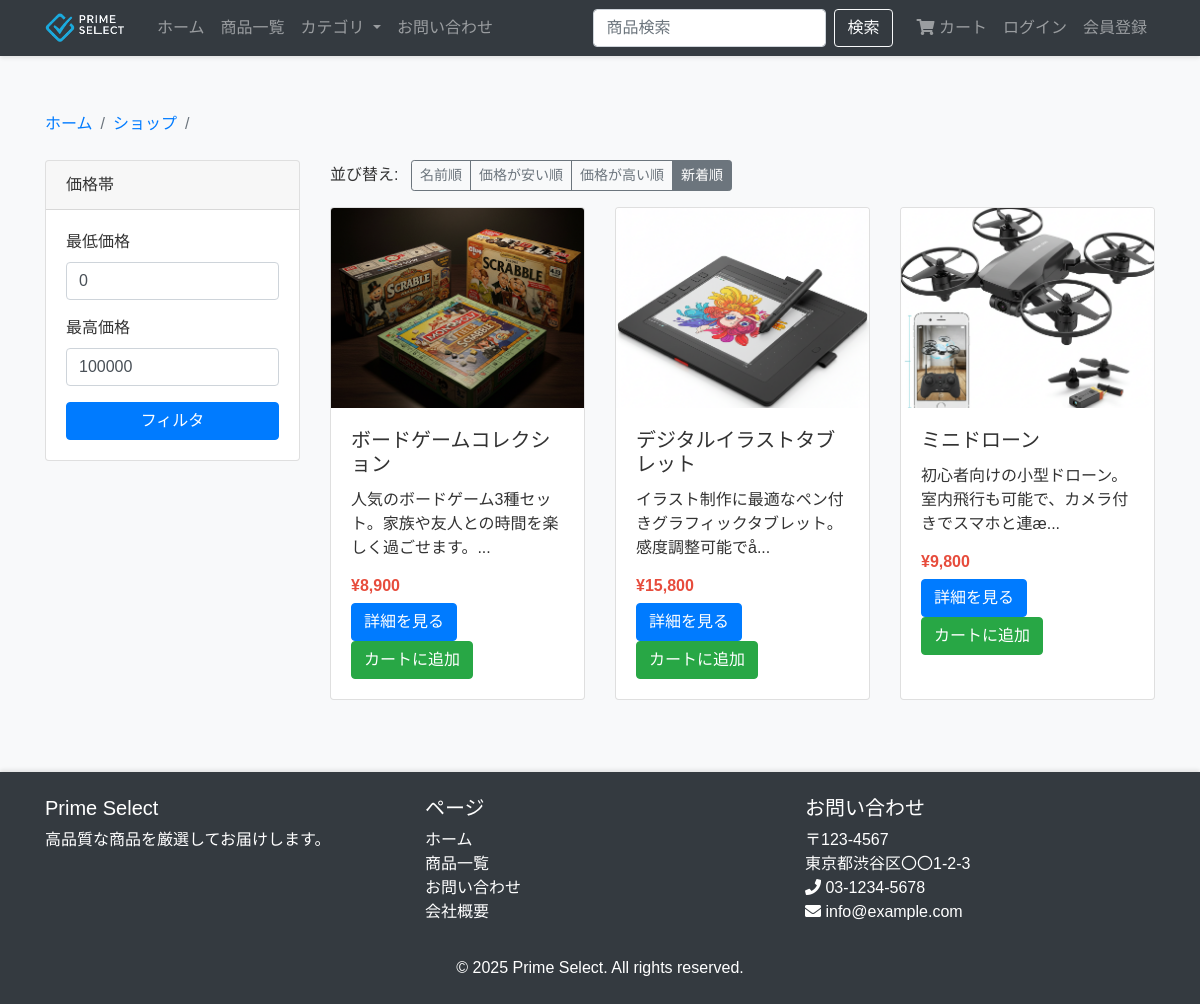
Before: /category.php?id=8 with the older database file.
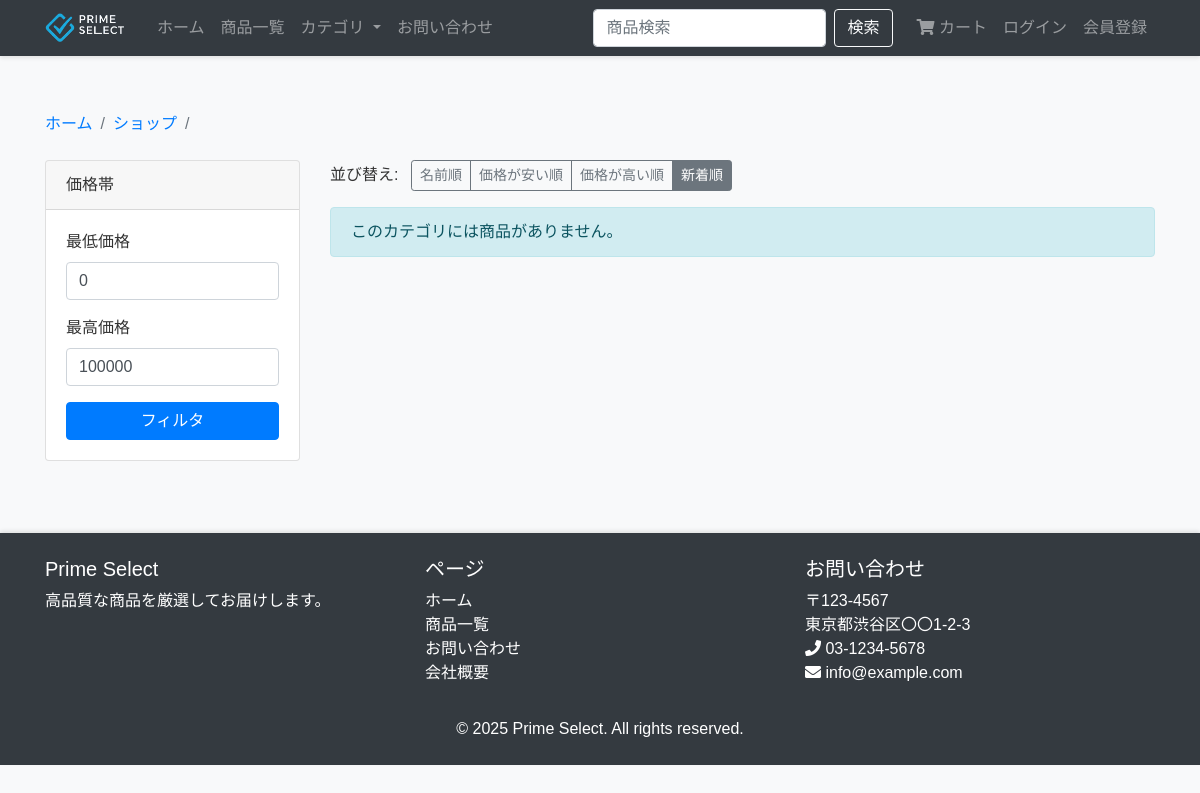
After: the same page with the newer database file.
### tables this page shows
CREATE TABLE `products` (
  `id` int(11) NOT NULL AUTO_INCREMENT,
  `name` varchar(255) NOT NULL,
  `description` text DEFAULT NULL,
  `price` decimal(10,2) NOT NULL,
  `category_id` int(11) DEFAULT NULL,
  `image` varchar(255) DEFAULT NULL,
  `stock` int(11) DEFAULT 0,
  `created` datetime DEFAULT current_timestamp(),
  `is_preorder` tinyint(1) DEFAULT 0 COMMENT '受注生産フラグ（0: 通常販売, 1: 受注生産）',
  `preorder_period` varchar(100) DEFAULT NULL COMMENT '受注生産期間',
  `min_stock` int(11) DEFAULT 0 COMMENT '最小在庫数',
  `max_stock` int(11) DEFAULT 0 COMMENT '最大在庫数',
  PRIMARY KEY (`id`),
  KEY `category_id` (`category_id`),
  CONSTRAINT `products_ibfk_1` FOREIGN KEY (`category_id`) REFERENCES `categories` (`id`)
);

### classes/Product.php (called while the page is built, shortened)
<?php
class Product {
    private $conn;
    private $table_name = "products";
    public function __construct($db) {
        $this->conn = $db;
    }
    public function getByCategory($category_id, $sort_by = 'created', $sort_order = 'DESC') {
        $valid_sort_columns = ['name', 'price', 'created'];
        $valid_sort_orders = ['ASC', 'DESC'];
        $query = "SELECT p.id, p.name, p.description, p.price, p.image, p.created, c.name as category_name
                FROM " . $this->table_name . " p
                LEFT JOIN categories c ON p.category_id = c.id
                WHERE p.category_id = ?
                ORDER BY p.{$sort_by} {$sort_order}";
        $stmt = $this->conn->prepare($query);
        $stmt->bindParam(1, $category_id);
        $stmt->execute();
        return $stmt;
    }
}
?>

### category.php (the view, shortened to what this page needs)
<?php
include_once "classes/Product.php";
$database = new Database();
$db = $database->getConnection();
$category_id = isset($_GET['id']) ? $_GET['id'] : die('ERROR: Missing ID.');
$sort_by = isset($_GET['sort_by']) ? $_GET['sort_by'] : 'created';
$sort_order = isset($_GET['sort_order']) ? $_GET['sort_order'] : 'DESC';
$product = new Product($db);
function add_query_arg($key, $value, $url = null) {
    $url = preg_replace('/([?&])'.$key.'=[^&]+(&|$)/', '$1', $url);
    if (strpos($url, '?') !== false) {
        if (substr($url, -1) !== '&') {
            $url .= '&';
        }
        $url .= $key.'='.$value;
    } else {
        $url .= '?'.$key.'='.$value;
    }
    return rtrim($url, '&');
}
$current_url = strtok($_SERVER["REQUEST_URI"], '?');
if (!empty($_SERVER['QUERY_STRING'])) {
    $query_string = $_SERVER['QUERY_STRING'];
    $query_params = [];
    parse_str($query_string, $query_params);
    unset($query_params['sort_by'], $query_params['sort_order']);
    if (!empty($query_params)) {
        $current_url .= '?' . http_build_query($query_params);
    }
}
include_once "templates/header.php";
?>
<div class="container mt-5">
    <nav aria-label="breadcrumb">
        <ol class="breadcrumb">
            <li class="breadcrumb-item"><a href="index.php">ホーム</a></li>
            <li class="breadcrumb-item"><a href="shop.php">ショップ</a></li>
            <li class="breadcrumb-item active" aria-current="page"><?php echo $category->name; ?></li>
        </ol>
    </nav>
    <div class="row">
        <div class="col-md-3">
            <div class="card mb-4">
                <div class="card-header">価格帯</div>
                <div class="card-body">
                    <form action="shop.php" method="get">
                        <div class="form-group">
                            <label for="min_price">最低価格</label>
                            <input type="number" class="form-control" id="min_price" name="min_price" value="0">
                        </div>
                        <div class="form-group">
                            <label for="max_price">最高価格</label>
                            <input type="number" class="form-control" id="max_price" name="max_price" value="100000">
                        </div>
                        <button type="submit" class="btn btn-primary btn-block">フィルタ</button>
                    </form>
                </div>
            </div>
        </div>
        <div class="col-md-9">
            <div class="mb-3 d-flex justify-content-between align-items-center">
                <div>
                    <span>並び替え:</span>
                    <div class="btn-group ml-2">
                        <a href="<?php echo add_query_arg('sort_by', 'name', $current_url); ?>&sort_order=ASC" class="btn btn-sm btn-outline-secondary <?php echo ($sort_by == 'name' && $sort_order == 'ASC') ? 'active' : ''; ?>">名前順</a>
                        <a href="<?php echo add_query_arg('sort_by', 'price', $current_url); ?>&sort_order=ASC" class="btn btn-sm btn-outline-secondary <?php echo ($sort_by == 'price' && $sort_order == 'ASC') ? 'active' : ''; ?>">価格が安い順</a>
                        <a href="<?php echo add_query_arg('sort_by', 'price', $current_url); ?>&sort_order=DESC" class="btn btn-sm btn-outline-secondary <?php echo ($sort_by == 'price' && $sort_order == 'DESC') ? 'active' : ''; ?>">価格が高い順</a>
                        <a href="<?php echo add_query_arg('sort_by', 'created', $current_url); ?>&sort_order=DESC" class="btn btn-sm btn-outline-secondary <?php echo ($sort_by == 'created' && $sort_order == 'DESC') ? 'active' : ''; ?>">新着順</a>
                    </div>
                </div>
            </div>
            <div class="row">
                <?php
                $stmt = $product->getByCategory($category_id, $sort_by, $sort_order);
                $num = $stmt->rowCount();
                if($num > 0) {
                    while ($row = $stmt->fetch(PDO::FETCH_ASSOC)) {
                        extract($row);
                        ?>
                        <div class="col-md-4 mb-4">
                            <div class="card h-100">
                                <img class="card-img-top" src="assets/images/<?php echo $image; ?>" alt="<?php echo $name; ?>">
                                <div class="card-body">
                                    <h5 class="card-title"><?php echo $name; ?></h5>
                                    <p class="card-text"><?php echo substr($description, 0, 100) . '...'; ?></p>
                                    <h6 class="card-price">¥<?php echo number_format($price); ?></h6>
                                    <a href="product.php?id=<?php echo $id; ?>" class="btn btn-primary">詳細を見る</a>
                                    <a href="cart.php?action=add&id=<?php echo $id; ?>" class="btn btn-success">カートに追加</a>
                                </div>
                            </div>
                        </div>
                        <?php
                    }
                } else {
                    ?>
                    <div class="col-12">
                        <div class="alert alert-info">
                            このカテゴリには商品がありません。
                        </div>
                    </div>
                    <?php
                }
                ?>
            </div>
        </div>
    </div>
</div>
<?php include_once "templates/footer.php"; ?>

### templates/header.php (shortened to what this page needs)
<!DOCTYPE html>
<html lang="ja">
<head>
    <link rel="stylesheet" href="https://cdn.jsdelivr.net/npm/bootstrap@4.6.0/dist/css/bootstrap.min.css">
    <link rel="stylesheet" href="https://cdnjs.cloudflare.com/ajax/libs/font-awesome/5.15.3/css/all.min.css">
    <link rel="stylesheet" href="assets/css/style.css">
</head>
<body>
    <header>
        <nav class="navbar navbar-expand-lg navbar-dark bg-dark">
            <div class="container">
                <a class="navbar-brand" href="index.php">
                    <img src="assets/images/Logo.jpg" alt="Prime Select" height="30" class="d-inline-block align-top mr-2">
                </a>
                <div class="collapse navbar-collapse" id="navbarNav">
                    <ul class="navbar-nav mr-auto">
                        <li class="nav-item">
                            <a class="nav-link" href="index.php">ホーム</a>
                        </li>
                        <li class="nav-item">
                            <a class="nav-link" href="shop.php">商品一覧</a>
                        </li>
                        <li class="nav-item dropdown">
                            <a class="nav-link dropdown-toggle" href="#" id="navbarDropdown" role="button" data-toggle="dropdown" aria-haspopup="true" aria-expanded="false">
                                カテゴリ
                            </a>
                        </li>
                        <li class="nav-item">
                            <a class="nav-link" href="contact.php">お問い合わせ</a>
                        </li>
                    </ul>
                    <form class="form-inline my-2 my-lg-0 mr-3" action="search.php" method="get">
                        <input class="form-control mr-sm-2" type="search" name="keyword" placeholder="商品検索" aria-label="Search">
                        <button class="btn btn-outline-light my-2 my-sm-0" type="submit">検索</button>
                    </form>
                    <ul class="navbar-nav">
                        <li class="nav-item">
                            <a class="nav-link" href="cart.php">
                                <i class="fas fa-shopping-cart"></i> カート
                            </a>
                        </li>
                        <?php if(isset($_SESSION['user_id'])): ?>
                        <li class="nav-item dropdown">
                            <a class="nav-link dropdown-toggle" href="#" id="userDropdown" role="button" data-toggle="dropdown">
                                <i class="fas fa-user"></i> マイページ
                            </a>
                            <div class="dropdown-menu dropdown-menu-right">
                                <a class="dropdown-item" href="profile.php">プロフィール</a>
                                <a class="dropdown-item" href="orders.php">注文履歴</a>
                                <a class="dropdown-item" href="wishlist.php">お気に入り</a>
                                <div class="dropdown-divider"></div>
                                <a class="dropdown-item" href="logout.php">ログアウト</a>
                            </div>
                        </li>
                        <?php else: ?>
                        <li class="nav-item">
                            <a class="nav-link" href="login.php">ログイン</a>
                        </li>
                        <li class="nav-item">
                            <a class="nav-link" href="register.php">会員登録</a>
                        </li>
                        <?php endif; ?>
                    </ul>
                </div>
            </div>
        </nav>
    </header>
    <main>

### templates/footer.php (shortened to what this page needs)
</main>
    <footer class="bg-dark text-white mt-5 py-4">
        <div class="container">
            <div class="row">
                <div class="col-md-4">
                    <h5>Prime Select</h5>
                    <p>高品質な商品を厳選してお届けします。</p>
                </div>
                <div class="col-md-4">
                    <h5>ページ</h5>
                    <ul class="list-unstyled">
                        <li><a href="index.php" class="text-white">ホーム</a></li>
                        <li><a href="shop.php" class="text-white">商品一覧</a></li>
                        <li><a href="contact.php" class="text-white">お問い合わせ</a></li>
                        <li><a href="about.php" class="text-white">会社概要</a></li>
                    </ul>
                </div>
                <div class="col-md-4">
                    <h5>お問い合わせ</h5>
                    <address>
                        〒123-4567<br>
                        東京都渋谷区〇〇1-2-3<br>
                        <i class="fas fa-phone"></i> 03-1234-5678<br>
                        <i class="fas fa-envelope"></i> info@example.com
                    </address>
                </div>
            </div>
            <div class="row mt-3">
                <div class="col-12 text-center">
                    <p class="mb-0">&copy; <?php echo date('Y'); ?> Prime Select. All rights reserved.</p>
                </div>
            </div>
        </div>
    </footer>
</body>
</html>

### assets/css/style.css (style rules this page uses)
body { font-family: 'Hiragino Kaku Gothic Pro', 'ヒラギノ角ゴ Pro W3', Meiryo, メイリオ, Osaka, 'MS PGothic', arial, helvetica, sans-serif; color: #333; background-color: #f8f9fa; }
.card { transition: transform 0.3s, box-shadow 0.3s; }
.navbar { box-shadow: 0 2px 4px rgba(0, 0, 0, 0.1); }
footer { box-shadow: 0 -2px 4px rgba(0, 0, 0, 0.1); }
.breadcrumb { background-color: transparent; padding: 0.5rem 0; }
.btn-primary { background-color: #007bff; border-color: #007bff; }
.card-img-top { height: 200px; object-fit: cover; }
.card-price { color: #e74c3c; font-weight: bold; }
.btn-success { background-color: #28a745; border-color: #28a745; }

Changed rows visible on the page:
removed products: image (picture), name "ボードゲームコレクション", description "人気のボードゲーム3種セット。家族や友人との時間を楽しく過ごせます。", price "8,900"
removed products: image (picture), name "デジタルイラストタブレット", description "イラスト制作に最適なペン付きグラフィックタブレット。感度調整可能でå", price "15,800"
removed products: image (picture), name "ミニドローン", description "初心者向けの小型ドローン。室内飛行も可能で、カメラ付きでスマホと連æ", price "9,800"
Other visible differences:
text now shown: "このカテゴリには商品がありません。"
